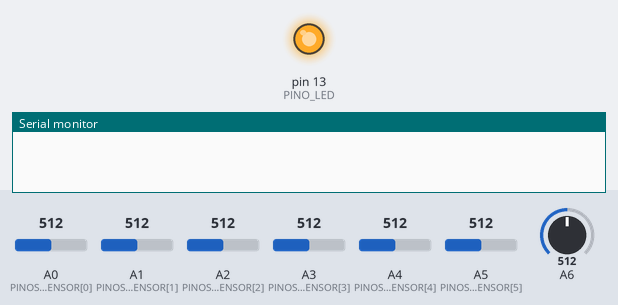
The sketch below on a simulated Arduino Uno, built with avr-gcc and run on an emulated ATmega328P. On the bench: output pins drawn as LEDs (lit = HIGH), the last lines printed to the serial monitor. Inputs (shaded band) come from the test bench; at power-on: A0 (PINOS_SENSOR[0]) = 512, A1 (PINOS_SENSOR[1]) = 512, A2 (PINOS_SENSOR[2]) = 512, A3 (PINOS_SENSOR[3]) = 512, A4 (PINOS_SENSOR[4]) = 512, A5 (PINOS_SENSOR[5]) = 512, A6 = 512.

Above: at 0.1 s.
At 5.1 s:
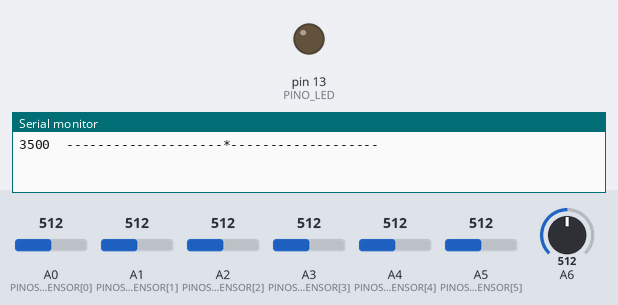
Timing chart, 0 to 6.6 s (numbered marks = the images above):
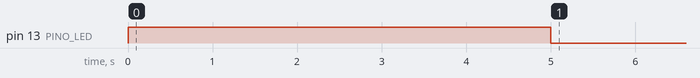

The sketch:

02_posicao_linha.ino
```cpp
/*
 * EVOLUTIVO SEGUIDOR 02 — Posição contínua da linha
 * Objetivo: transformar as 8 leituras normalizadas em UM número: a posição
 * da linha sob o robô, de 0 (extrema esquerda) a 7000 (extrema direita),
 * com 3500 = linha perfeitamente centralizada.
 *
 * Técnica: média ponderada — cada canal "puxa" a posição para o seu lado
 * com força proporcional a quanto ele enxerga a linha.
 */

const int PINOS_SENSOR[8] = {A0, A1, A2, A3, A4, A5, 4, 6};
const int PINO_LED = 13;
const long TEMPO_CALIBRACAO = 5000;

int minimo[8];
int maximo[8];
int ultimaPosicao = 3500;  // memória: se a linha sumir, lembramos de que lado ela estava

void calibrar() {
  for (int i = 0; i < 8; i++) { minimo[i] = 1023; maximo[i] = 0; }
  digitalWrite(PINO_LED, HIGH);
  long inicio = millis();
  while (millis() - inicio < TEMPO_CALIBRACAO) {
    for (int i = 0; i < 8; i++) {
      int leitura = analogRead(PINOS_SENSOR[i]);
      if (leitura < minimo[i]) minimo[i] = leitura;
      if (leitura > maximo[i]) maximo[i] = leitura;
    }
  }
  digitalWrite(PINO_LED, LOW);
}

int lerNormalizado(int i) {
  int leitura = analogRead(PINOS_SENSOR[i]);
  leitura = constrain(leitura, minimo[i], maximo[i]);
  // ATENÇÃO: linha BRANCA sobre fundo PRETO -> invertemos a escala,
  // para que "1000" signifique "estou vendo a linha"
  return 1000 - map(leitura, minimo[i], maximo[i], 0, 1000);
}

// Posição da linha: 0 .. 7000 (3500 = centro). Retorna a última posição
// conhecida se nenhum sensor estiver vendo a linha (linha perdida).
int lerPosicao() {
  long somaPonderada = 0;
  long somaValores = 0;
  bool linhaVista = false;

  for (int i = 0; i < 8; i++) {
    int valor = lerNormalizado(i);
    if (valor > 200) linhaVista = true;       // limiar de "estou vendo algo"
    somaPonderada += (long)valor * i * 1000;  // peso = posição física do canal
    somaValores   += valor;
  }

  if (!linhaVista) {
    // linha perdida: informe o extremo do lado em que ela sumiu
    return (ultimaPosicao < 3500) ? 0 : 7000;
  }

  ultimaPosicao = somaPonderada / somaValores;
  return ultimaPosicao;
}

void setup() {
  Serial.begin(9600);
  pinMode(PINO_LED, OUTPUT);
  calibrar();
}

void loop() {
  int posicao = lerPosicao();
  // visualização: barra de asteriscos proporcional à posição
  Serial.print(posicao);
  Serial.print('\t');
  int coluna = map(posicao, 0, 7000, 0, 40);
  for (int i = 0; i < 40; i++) Serial.print(i == coluna ? '*' : '-');
  Serial.println();
  delay(100);
}
```
